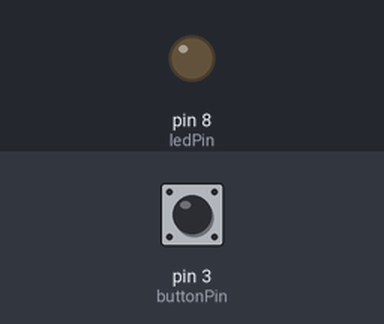
Simulated run of this sketch. Board: Arduino Uno, built with avr-gcc and run on an emulated ATmega328P. Shown: output pins drawn as LEDs (lit = HIGH). Inputs (shaded band) come from the test bench; at power-on: pin 3 (buttonPin) LOW.

Above: at 1.2 s.
1.3 s: pin 3 (buttonPin) pulled HIGH for 0.15 s
At 1.7 s:
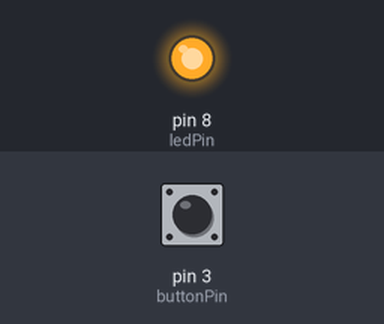
Timing chart, 0 to 10.4 s (numbered marks = the images above; inputs shaded):
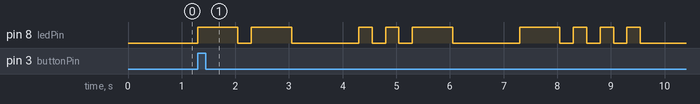

The sketch:

morse_code.ino
```cpp
/*
  SIT210 - Task 1.1P
  Mubasher Fareed
  StudentID: 215426559

  Morse Code of my first name

  "--",     // M
  "..-",    // U
  "-...",   // B
  ".-",     // A
  "...",    // S
  "....",   // H
  ".",      // E
  ".-.",    // R
*/

const int buttonPin = 3;  // Pushbutton connected to pin 3
const int ledPin = 8;     // LED connected to pin 8

const int dotDuration = 250;  // Duration of a dot in milliseconds
const int dashDuration = 3 * dotDuration;  // Duration of a dash (3 times longer than a dot)

const char* morseCode[] = {
  ".-",     // A
  "-...",   // B
  "-.-.",   // C
  "-..",    // D
  ".",      // E
  "..-.",   // F
  "--.",    // G
  "....",   // H
  "..",     // I
  ".---",   // J
  "-.-",    // K
  ".-..",   // L
  "--",     // M
  "-.",     // N
  "---",    // O
  ".--.",   // P
  "--.-",   // Q
  ".-.",    // R
  "...",    // S
  "-",      // T
  "..-",    // U
  "...-",   // V
  ".--",    // W
  "-..-",   // X
  "-.--",   // Y
  "--.."    // Z
};

// variables will change:
int buttonState = 0;  // variable for reading the pushbutton status

void setup() {
  // initialize the LED pin as an output:
  pinMode(ledPin, OUTPUT);
  // initialize the pushbutton pin as an input:
  pinMode(buttonPin, INPUT);
}

void loop() {
  // read the state of the pushbutton value:
  buttonState = digitalRead(buttonPin);

  // check if the pushbutton is pressed. If it is, the buttonState is HIGH:
  if (buttonState == HIGH)
  {
    convert_string_to_morse_code();
  }
}

void convert_string_to_morse_code() {

  char name[9] = "MUBASHER";

  for (int i = 0; i < sizeof(name) - 1; i++)
  {
    char letter = name[i];
    int morseIndex = letter - 'A';  // get letter index with respect to `A`

    const char* code = morseCode[morseIndex];

    blink_code(code);  // Blink Morse code representation of the letter

    delay(dotDuration * 4);  // 4 dots duration for inter-element space
  }
}

void blink_code(const char* code) {

  for (int i = 0; i < strlen(code); i++) {

    char signal = code[i];

    if (signal == '.')
    {
      digitalWrite(ledPin, HIGH);  // Turn LED on for a dot
      delay(dotDuration);
    }
    else if (signal == '-')
    {
      digitalWrite(ledPin, HIGH);  // Turn LED on for a dash
      delay(dashDuration);
    }

    digitalWrite(ledPin, LOW);  // Turn LED off after dot or dash
    delay(dotDuration);          // Short delay between dots and dashes
  }
}
```

Measured:
- after the input at 1.3 s, pin 8 (ledPin): LOW → HIGH at once, → LOW 0.75 s later, → HIGH 0.25 s later, → LOW 0.75 s later, … (18 changes in this stretch)
